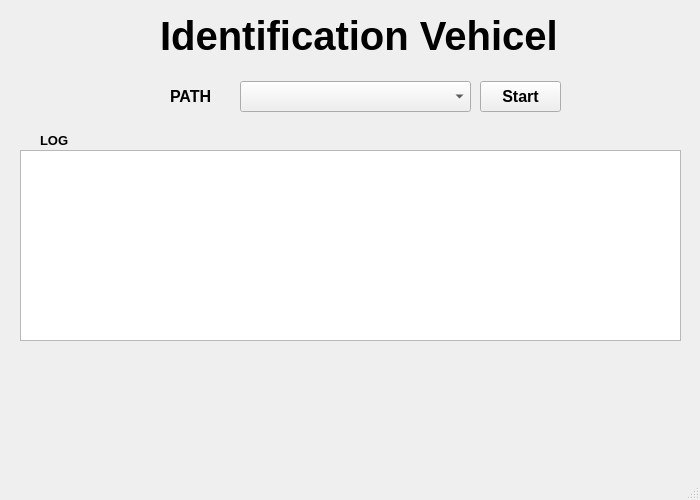
<?xml version="1.0" encoding="UTF-8"?>
<ui version="4.0">
 <class>MainWindow</class>
 <widget class="QMainWindow" name="MainWindow">
  <property name="geometry">
   <rect>
    <x>0</x>
    <y>0</y>
    <width>700</width>
    <height>500</height>
   </rect>
  </property>
  <property name="minimumSize">
   <size>
    <width>700</width>
    <height>500</height>
   </size>
  </property>
  <property name="maximumSize">
   <size>
    <width>700</width>
    <height>500</height>
   </size>
  </property>
  <property name="windowTitle">
   <string>Identification Vehicel</string>
  </property>
  <widget class="QWidget" name="centralwidget">
   <widget class="QLabel" name="projectName">
    <property name="geometry">
     <rect>
      <x>160</x>
      <y>10</y>
      <width>441</width>
      <height>51</height>
     </rect>
    </property>
    <property name="font">
     <font>
      <pointsize>30</pointsize>
      <weight>75</weight>
      <bold>true</bold>
     </font>
    </property>
    <property name="text">
     <string>Identification Vehicel</string>
    </property>
   </widget>
   <widget class="QComboBox" name="comboBox">
    <property name="geometry">
     <rect>
      <x>240</x>
      <y>81</y>
      <width>231</width>
      <height>31</height>
     </rect>
    </property>
   </widget>
   <widget class="QLabel" name="label">
    <property name="geometry">
     <rect>
      <x>170</x>
      <y>90</y>
      <width>47</width>
      <height>13</height>
     </rect>
    </property>
    <property name="font">
     <font>
      <pointsize>12</pointsize>
      <weight>75</weight>
      <bold>true</bold>
     </font>
    </property>
    <property name="text">
     <string>PATH</string>
    </property>
   </widget>
   <widget class="QPushButton" name="startButton">
    <property name="geometry">
     <rect>
      <x>480</x>
      <y>81</y>
      <width>81</width>
      <height>31</height>
     </rect>
    </property>
    <property name="font">
     <font>
      <pointsize>12</pointsize>
      <weight>75</weight>
      <bold>true</bold>
     </font>
    </property>
    <property name="text">
     <string>Start</string>
    </property>
   </widget>
   <widget class="QListWidget" name="listWidget">
    <property name="geometry">
     <rect>
      <x>20</x>
      <y>150</y>
      <width>661</width>
      <height>191</height>
     </rect>
    </property>
   </widget>
   <widget class="QLabel" name="label_2">
    <property name="geometry">
     <rect>
      <x>40</x>
      <y>130</y>
      <width>41</width>
      <height>21</height>
     </rect>
    </property>
    <property name="font">
     <font>
      <pointsize>10</pointsize>
      <weight>75</weight>
      <bold>true</bold>
     </font>
    </property>
    <property name="text">
     <string>LOG</string>
    </property>
   </widget>
  </widget>
  <widget class="QMenuBar" name="menubar">
   <property name="geometry">
    <rect>
     <x>0</x>
     <y>0</y>
     <width>700</width>
     <height>21</height>
    </rect>
   </property>
  </widget>
  <widget class="QStatusBar" name="statusbar"/>
 </widget>
 <resources/>
 <connections/>
</ui>
